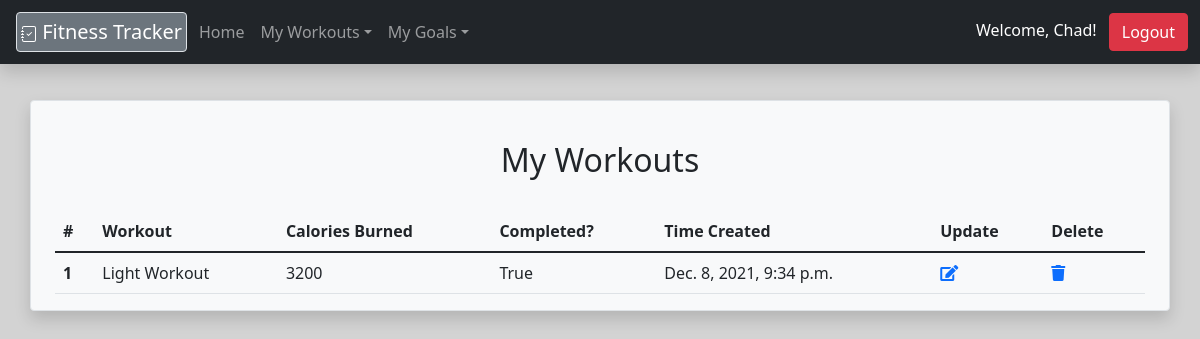
/workouts (signed in), run on the app's committed database.
### Workout/models.py (models this page shows)
class Exercise(models.Model):
    user = models.ForeignKey(User, on_delete=models.CASCADE, editable=False)
    exercise_name = models.CharField(max_length=200)
    completed = models.BooleanField(default=False)
    calories = models.IntegerField(blank=True, null=True)
    date = models.DateTimeField(auto_now_add=True)

### Workout/views.py (the view)
# urls.py: path('workouts', views.render_workouts, name="workouts"),
@login_required(login_url='login')
def render_workouts(request):
    my_workouts = Exercise.objects.filter(user=request.user)
    context = {'my_workouts': my_workouts}
    return render(request, 'workouts.html', context)

### templates/workouts.html (shortened to what this page needs)
{% extends 'base.html' %}
{% load crispy_forms_tags %}
{% block body %}
    <div class="container bg-light border shadow rounded">
        <div class="container pt-2">
            <div class="row justify-content-center">
                <div class="col-md-3 pt-4">
                    <h2 class="text-center pt-2 pb-2 pl-1 pr-1">My Workouts</h2>
                </div>
            </div>
        </div>
        <div class="container mt-3">
            <table class="table table-hover">
                <thead>
                <tr>
                    <th scope="col">#</th>
                    <th scope="col">Workout</th>
                    <th scope="col">Calories Burned</th>
                    <th scope="col">Completed?</th>
                    <th scope="col">Time Created</th>
                    <th scope="col">Update</th>
                    <th scope="col">Delete</th>
                </tr>
                </thead>
                <tbody>
                {% for workout in my_workouts %}
                    <tr>
                        <th scope="row">{{ forloop.counter }}</th>
                        <td>{{ workout.exercise_name }}</td>
                        <td>{{ workout.calories }}</td>
                        <td>{{ workout.completed }}</td>
                        <td>{{ workout.date }}</td>
                        <td>
                            <a href="{% url 'update' workout.id %}" class="update-icon">
                                <i class="fas fa-edit"></i>
                            </a>
                        </td>
                        <td>
                            <a href="{% url 'delete' workout.id %}" class="delete-icon">
                                <i class="fas fa-trash"></i>
                            </a>
                        </td>
                    </tr>
                {% endfor %}
                </tbody>
            </table>
        </div>
    </div>
{% endblock %}

### templates/base.html (shortened to what this page needs)
{% load static %}
<!DOCTYPE html>
<html lang="en">
<head>
    <link href="https://cdn.jsdelivr.net/npm/bootstrap@5.1.3/dist/css/bootstrap.min.css" rel="stylesheet">
    <link rel="stylesheet" href="https://cdnjs.cloudflare.com/ajax/libs/font-awesome/5.15.1/css/all.min.css">
    <link rel="stylesheet" href="/static/css/styles.css">
</head>
<body>
<nav class="navbar fixed-top navbar-expand-lg navbar-dark bg-dark shadow">
    <div class="container-fluid">
        <a class="navbar-brand border bg-secondary rounded m-1 p-1" href="home"> Fitness Tracker</a>
        <div class="collapse navbar-collapse" id="navbarSupportedContent">
            <ul class="navbar-nav me-auto">
                <a class="nav-item active">
                    <a class="nav-link" href="/home">Home</a>
                </a>
                <li class="nav-item dropdown">
                    <a class="nav-link dropdown-toggle" href="" id="navbarDropdown" role="button" data-toggle="dropdown" aria-haspopup="true" aria-expanded="false">My Workouts</a>
                </li>
                <li class="nav-item dropdown">
                    <a class="nav-link dropdown-toggle" href="" id="navbarDropdown2" role="button" data-toggle="dropdown" aria-haspopup="true" aria-expanded="false">My Goals</a>
                </li>
            </ul>
            <form class="form-inline">
                {% if user.is_authenticated %}
                    <span class="navbar-text text-dark p-2"> <span class="text-white"> Welcome, {{ user.username }}! </span></span>
                    <a class="btn btn-danger" href="{% url 'logout' %}">Logout</a>
                {% endif %}
            </form>
        </div>
    </div>
</nav>
{% block body %}
{% endblock %}
</body>
</html>

### static/css/styles.css (style rules this page uses)
body { background-color: lightgrey; padding-top: 100px; }

### data on the page
Exercise: exercise_name "Light Workout", calories "3200", completed "True", date "Dec. 8, 2021, 9:34 p.m."

### other printed values
{{ user.username }} "Chad"
